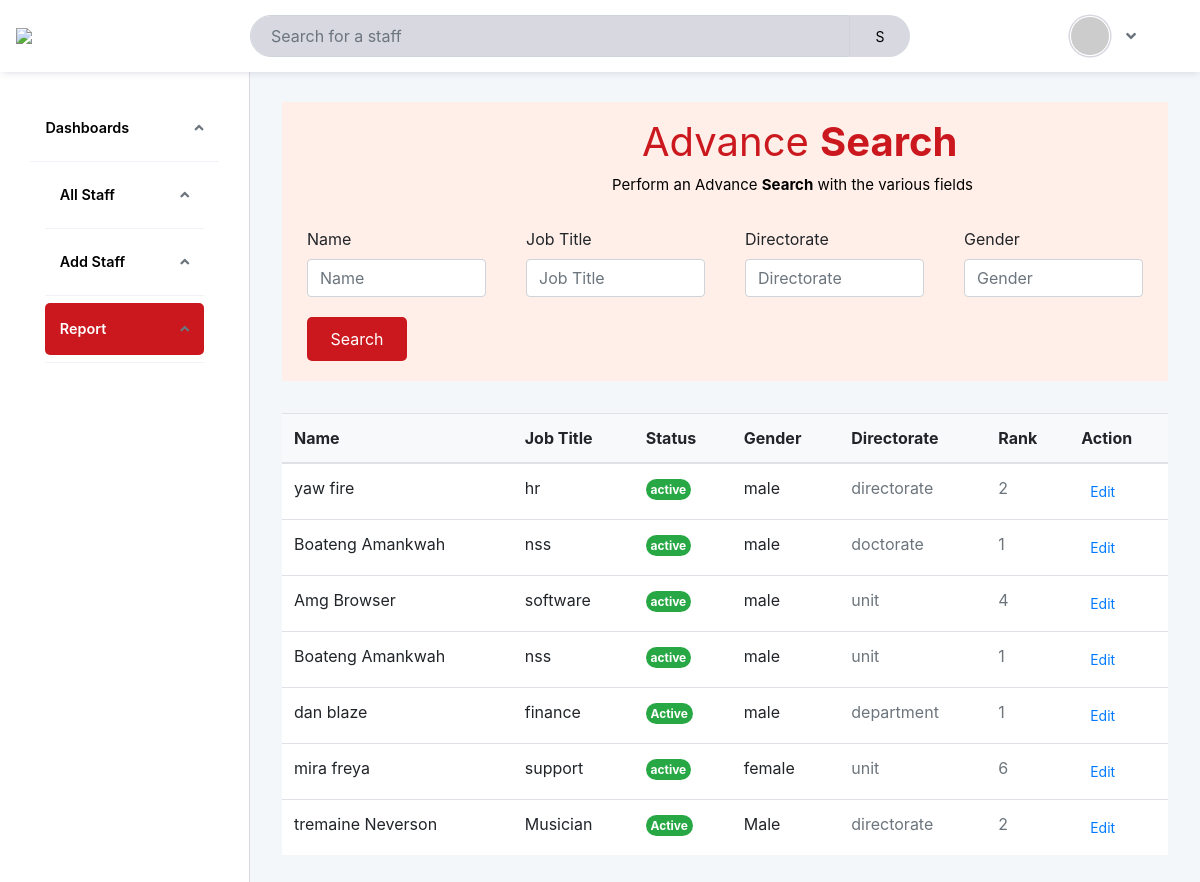
Before: /as (signed in) with the older database file.
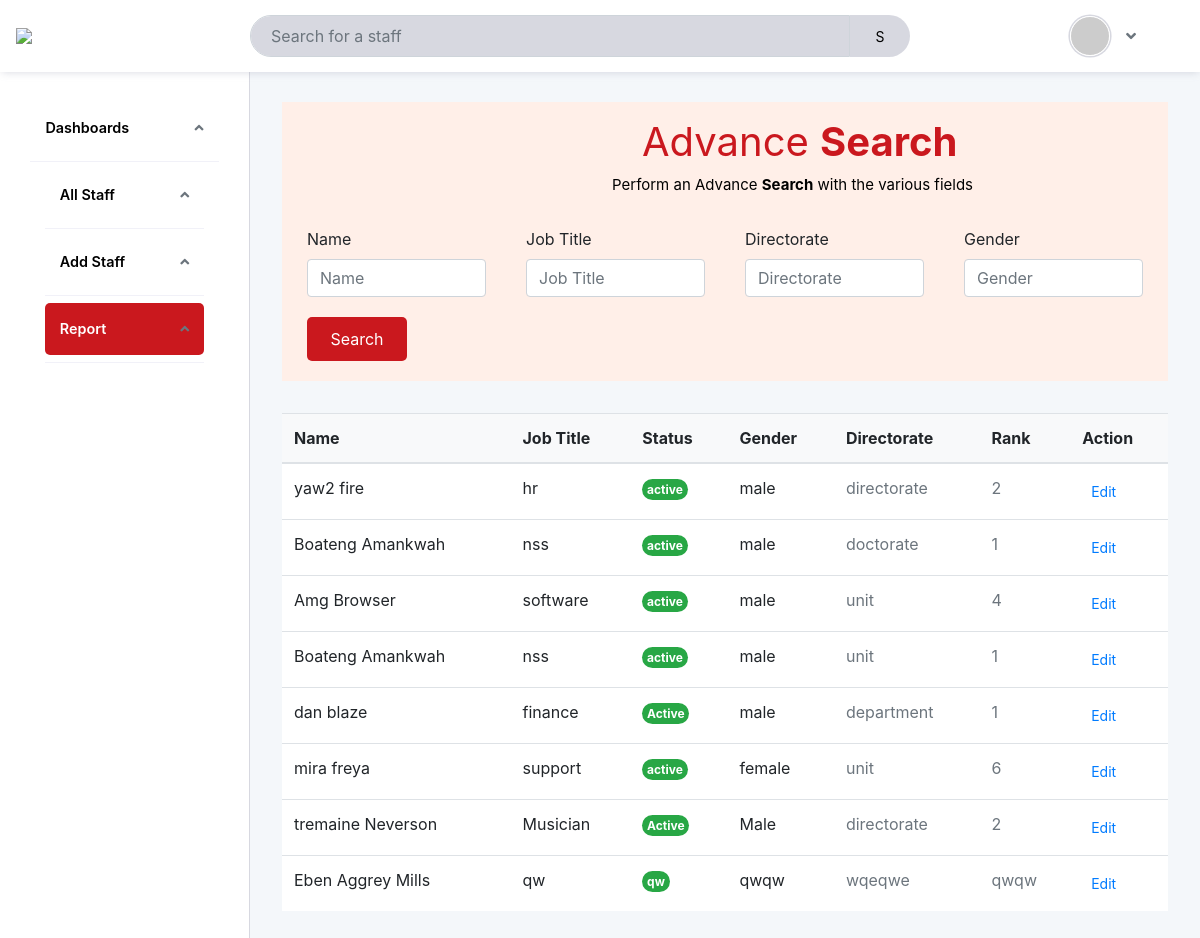
After: the same page with the newer database file.
### sever.py (models this page shows, shortened)
class Staff(db.Model, UserMixin):
    id = db.Column(db.Integer, primary_key=True)
    surname = db.Column(db.String())
    firstname = db.Column(db.String())
    maiden_name = db.Column(db.String())
    official_email = db.Column(db.String())
    personal_email = db.Column(db.String())
    password = db.Column(db.String())
    position = db.Column(db.String())
    member_staff = db.Column(db.String())
    department_directorate_unit = db.Column(db.String())
    number = db.Column(db.String())
    gender = db.Column(db.String())
    rank = db.Column(db.String())
    grade = db.Column(db.String())
    job_title = db.Column(db.String())
    employment_status = db.Column(db.String())
    date_of_appointment = db.Column(db.Date)
    end_of_contract = db.Column(db.Date)
    ghana_card = db.Column(db.String(100))
    snit_number = db.Column(db.String(100))
    tin_number = db.Column(db.String(100))
    immigration_status = db.Column(db.String(100))
    immigration_number = db.Column(db.String(100))
    value_permit = db.Column(db.String(100))
    address = db.Column(db.String(200))
    bank_number = db.Column(db.String(100))
    admin_full_name = db.Column(db.String(255))
    admin_email = db.Column(db.String(255))
    admin_password = db.Column(db.String(255))
    bank_name = db.Column(db.String(100))
    bank_branch = db.Column(db.String(100))
    next_of_kin = db.Column(db.String(100))
    relationship = db.Column(db.String(100))
    address_kin = db.Column(db.String(100))
    gender_kin = db.Column(db.String(100))
    name_beneficiaries = db.Column(db.String(100))
    address_beneficiaries = db.Column(db.String(100))
    other_beneficiaries = db.Column(db.String(100))
    gender_beneficiaries = db.Column(db.String(100))
    date_created = db.Column(db.DateTime, default=db.func.current_timestamp())

### sever.py (the view, shortened to what this page needs)
@app.route('/as', methods=['POST','GET'])
@login_required
def processor1():
    search_name = request.args.get('search_name', '').strip()
    member_staff = request.args.get('member_staff', '').strip()
    department_directorate_unit = request.args.get('department_directorate_unit', '').strip()
    number = request.args.get('number', '').strip()
    gender = request.args.get('gender', '').strip()
    rank = request.args.get('rank', '').strip()
    grade = request.args.get('grade', '').strip()
    job_title = request.args.get('job_title', '').strip()
    employment_status = request.args.get('employment_status', '').strip()
    date_of_appointment = request.args.get('date_of_appointment', '').strip()
    end_of_contract = request.args.get('end_of_contract', '').strip()
    staff_members = Staff.query.all()
    if search_name:
        query = Staff.query.filter(or_(
            Staff.firstname.ilike(f'%{search_name}%'),
            Staff.surname.ilike(f'%{search_name}%')
        ))
        staff_members = query.all()
    if member_staff:
        staff_members = [staff for staff in staff_members if staff.member_staff == member_staff]
    if department_directorate_unit:
        staff_members = [staff for staff in staff_members if staff.department_directorate_unit == department_directorate_unit]
    if number:
        staff_members = [staff for staff in staff_members if staff.number == number]
    if gender:
        staff_members = [staff for staff in staff_members if staff.gender == gender]
    if rank:
        staff_members = [staff for staff in staff_members if staff.rank == rank]
    if grade:
        staff_members = [staff for staff in staff_members if staff.grade == grade]
    if job_title:
        staff_members = [staff for staff in staff_members if staff.job_title == job_title]
    if employment_status:
        staff_members = [staff for staff in staff_members if staff.employment_status == employment_status]
    if date_of_appointment:
        date_of_appointment = datetime.strptime(date_of_appointment, '%Y-%m-%d').date()
        staff_members = [staff for staff in staff_members if staff.date_of_appointment == date_of_appointment]
    if end_of_contract:
        end_of_contract = datetime.strptime(end_of_contract, '%Y-%m-%d').date()
        staff_members = [staff for staff in staff_members if staff.end_of_contract == end_of_contract]
    return render_template('as.html', staff_members=staff_members,user=current_user)

### sever.py (called while the page is built)
@login_manager.user_loader
def load_user(user_id):
    return Staff.query.get(int(user_id))

### templates/as.html (shortened to what the changed rows need)
{% extends 'base.html' %}
{% block body %}
<main class="admin__main">
    <table class="table align-middle mb-0 bg-white">
        <thead class="bg-light">
          <tr>
            <th>Name</th>
            <th>Job Title</th>
            <th>Status</th>
            <th>Gender</th>
            <th>Directorate</th>
            <th>Rank</th>
            <th>Action</th>
          </tr>
        </thead>
        <tbody>
          {% for staff_member in staff_members %}
          <tr>
            <td>
              <div class="d-flex align-items-center">
                <div class="ms-3">
                  <p class="fw-bold mb-1">{{ staff_member.firstname }} {{ staff_member.surname }} </p>
                </div>
              </div>
            </td>
            <td>
              <p class="fw-normal mb-1">{{ staff_member.job_title }}</p>
            </td>
            <td>
              <span class="badge badge-success rounded-pill d-inline">{{ staff_member.employment_status }}</span>
            </td>
            <td>{{ staff_member.gender }} </td>
            <td>
              <span class="text-muted mb-0">{{ staff_member.department_directorate_unit }}</span>
            </td>
            <td>
              <span class="text-muted mb-0">{{ staff_member.rank }}</span>
            </td>
            <td>
              <a href="{{ url_for('edit_staff', staff_id=staff_member.id) }}"><button type="button" class="btn btn-link btn-sm btn-rounded">
                Edit
              </button></a>
            </td>
          </tr>
          {% endfor %}
        </tbody>
      </table>
</main>
    {%endblock body%}

Changed rows visible on the page:
changed Staff "fire": firstname "yaw" → "yaw2"
added Staff: firstname "Eben", surname "Aggrey Mills", job_title "qw", employment_status "qw", gender "qwqw", department_directorate_unit "wqeqwe", rank "qwqw"
